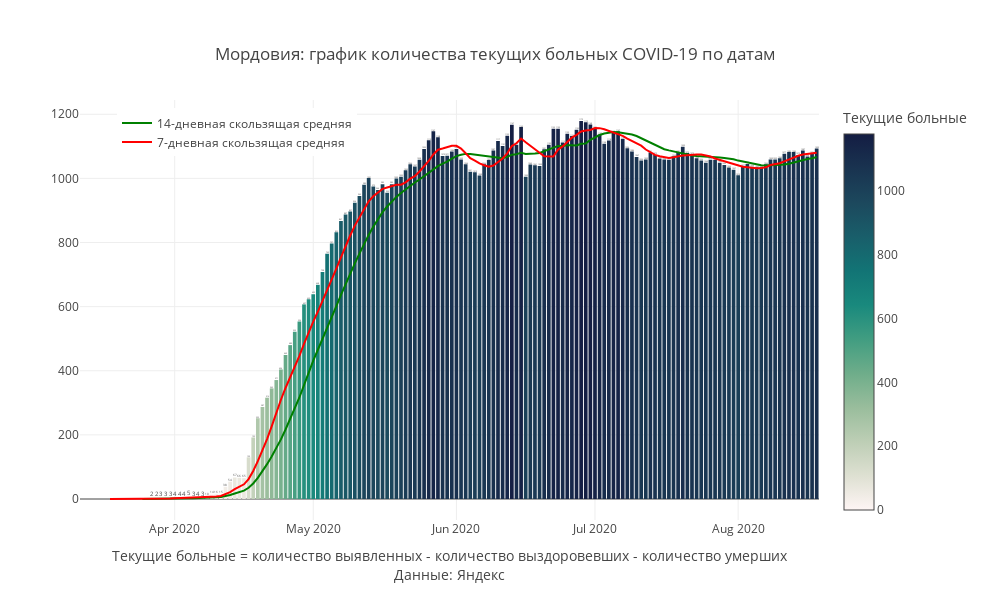

The code cell stored with this chart in its notebook:
### Code cell
mask = X.Region ==my_region
#mask = (X.Date>'2020-05-01')&(X.Region.isin(regions_towatch))

fig = px.bar(X[mask], x='Date', y="Remaining_ill",color ='Remaining_ill',
             title=f'{my_region}: '+'график количества текущих больных COVID-19 по датам',
              color_continuous_scale= 'tempo',text = 'Remaining_ill',
            labels = {'Day_confirmed' : "Новые заболевшие",'Remaining_ill':'Текущие больные'})
fig.add_trace(
    go.Scatter(
        name='14-дневная скользящая средняя',
        x=X[mask].Date,
        y=X[mask]['MA14_remaining_ill'],
        mode="lines",
        
        line=go.scatter.Line(color="green"),
        showlegend=True)
)

fig.add_trace(
    go.Scatter(
        name = '7-дневная скользящая средняя',
        x=X[mask].Date,
        y=X[mask]['MA7_remaining_ill'],
        mode="lines",
        
        line=go.scatter.Line(color="red"),
        showlegend=True)
)
fig.update_layout(
    annotations=[
#         dict(
#             x='2020-04-13',
#             y=10594,
#             xref="x",
#             yref="y",
#             text="Введение<br>пропускной<br>системы в Москве",
#             showarrow=True,
#             arrowhead=2,
#             ax=0,
#             ay=-60),
#         dict(
#             x='2020-06-09',
#             y=85824,
#             xref="x",
#             yref="y",
#             text="Отмена<br>пропускной<br>системы в Москве",
#             showarrow=True,
#             arrowhead=2,
#             ax=0,
#             ay=-60),
        
        dict(x=0.5,y=-0.15,
            showarrow=False,
            text="",
            xref="paper",
            yref="paper")],
                  title_x = 0.5,
                  title_y= 0.9,
                  title_xanchor = "center",
                  title_yanchor = "bottom", 
                  legend_x = 0.05,legend_y = 0.98,
                  width = 990, height = 600,template = 'gridon',
    
    
                  xaxis_title='Текущие больные = количество выявленных - количество выздоровевших - количество умерших'+
                                '<br>Данные: Яндекс',
    yaxis_title = ' '
)


fig.show()

### Figure 1 — Plotly figure (JSON) as saved in the notebook; plotly's stock layout.template omitted (floating-point values rounded to 4 significant figures; data arrays with more than 128 entries replaced by an {"elided": "..."} marker saying what was removed)
{"data": [{"alignmentgroup": "True", "hovertemplate": "Date=%{x}<br>Текущие больные=%{marker.color}<extra></extra>", "legendgroup": "", "marker": {"color": {"elided": "160 int values"}, "coloraxis": "coloraxis"}, "name": "", "offsetgroup": "", "orientation": "v", "showlegend": false, "text": {"elided": "160 int values"}, "textposition": "auto", "type": "bar", "x": {"elided": "160 str values"}, "xaxis": "x", "y": {"elided": "160 int values"}, "yaxis": "y"}, {"line": {"color": "green"}, "mode": "lines", "name": "14-дневная скользящая средняя", "showlegend": true, "type": "scatter", "x": {"elided": "160 str values"}, "y": {"elided": "160 float values"}}, {"line": {"color": "red"}, "mode": "lines", "name": "7-дневная скользящая средняя", "showlegend": true, "type": "scatter", "x": {"elided": "160 str values"}, "y": {"elided": "160 float values"}}], "layout": {"annotations": [{"showarrow": false, "text": "", "x": 0.5, "xref": "paper", "y": -0.15, "yref": "paper"}], "barmode": "relative", "coloraxis": {"colorbar": {"title": {"text": "Текущие больные"}}, "colorscale": [[0, "rgb(254, 245, 244)"], [0.09091, "rgb(222, 224, 210)"], [0.1818, "rgb(189, 206, 181)"], [0.2727, "rgb(153, 189, 156)"], [0.3636, "rgb(110, 173, 138)"], [0.4545, "rgb(65, 157, 129)"], [0.5455, "rgb(25, 137, 125)"], [0.6364, "rgb(18, 116, 117)"], [0.7273, "rgb(25, 94, 106)"], [0.8182, "rgb(28, 72, 93)"], [0.9091, "rgb(25, 51, 80)"], [1, "rgb(20, 29, 67)"]]}, "height": 600, "legend": {"tracegroupgap": 0, "x": 0.05, "y": 0.98}, "title": {"text": "Мордовия: график количества текущих больных COVID-19 по датам", "x": 0.5, "xanchor": "center", "y": 0.9, "yanchor": "bottom"}, "width": 990, "xaxis": {"anchor": "y", "domain": [0, 1], "title": {"text": "Текущие больные = количество выявленных - количество выздоровевших - количество умерших<br>Данные: Яндекс"}}, "yaxis": {"anchor": "x", "domain": [0, 1], "title": {"text": " "}}}}
